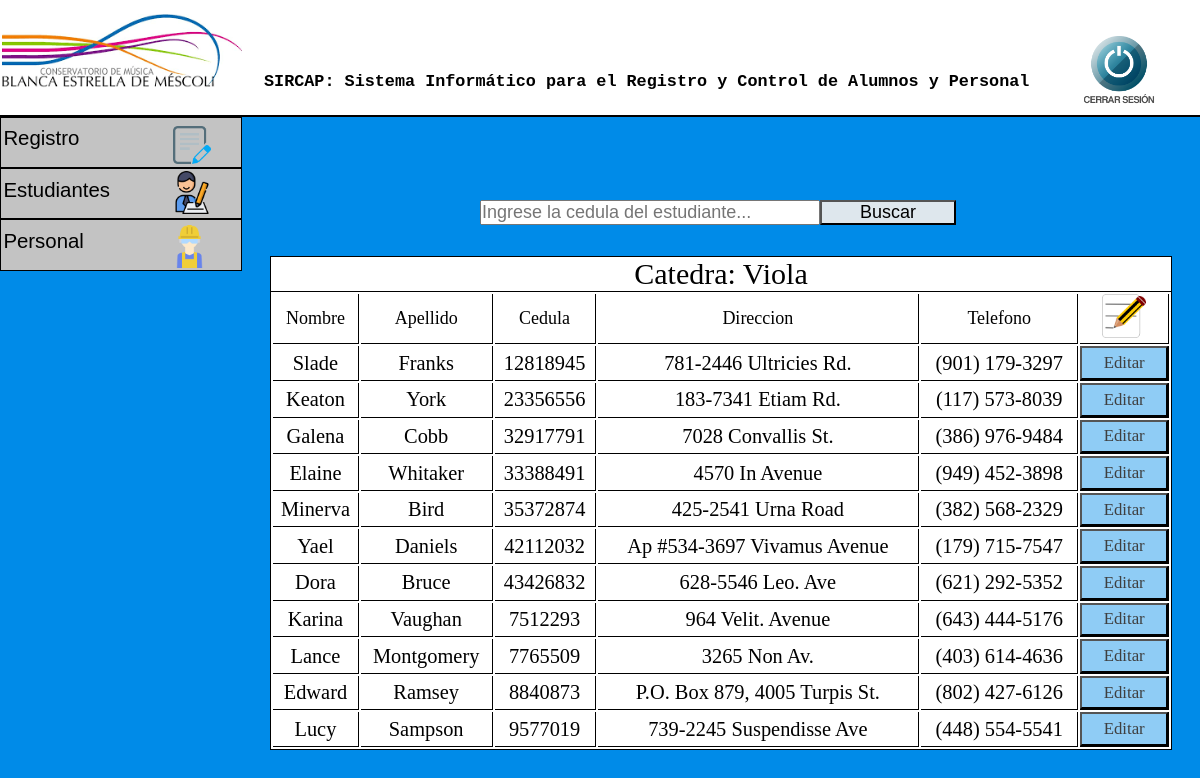
/usuario/gestion_de_estudiantes/catedraViola.php (signed in), run on the app's committed database.
### tables this page shows
CREATE TABLE `estudiantes` (
  `nombre` varchar(20) NOT NULL,
  `apellido` varchar(20) NOT NULL,
  `cedula` varchar(10) NOT NULL,
  `direccion` varchar(40) NOT NULL,
  `telefono` varchar(20) NOT NULL,
  `catedra` varchar(1) NOT NULL,
  `agrupacion` varchar(1) NOT NULL,
  `formacion` varchar(1) NOT NULL
);

### usuario/gestion_de_estudiantes/catedraViola.php (the view, shortened to what this page needs)
<?php
  include '../../php/conexion.php';
$sql="SELECT nombre,apellido,cedula,direccion,telefono FROM estudiantes WHERE catedra = 2";
$resultado=$conexion->query($sql);
?>
<!DOCTYPE html>
<html lang="es">
<link rel="stylesheet" type="text/css" href="../../css/index.css">
<head>
</head>
<body>
  <header>
    <h2 class="titulo"> SIRCAP: Sistema Informático para el Registro y Control de Alumnos  y  Personal </h2>
    <img src="../../img/conservatorio logo.png" class="logo">
    <a href="../../php/cierreSesion.php"><img src="../../img/cerrar.png" class="cerrar"></a>
  </header>
  <div id="menu">
    <ul>
      <li><a href="">Registro</a> <img id="registroBasico" src="../../img/registro.png">
      </li>
      <li><a href="">Estudiantes<img id="estudianteBasico" src="../../img/estudiante.png"></a>
      </li>
      <li><a href="">Personal<img id="personalBasico" src="../../img/obrero.png"></a>
      </li>
    </ul>
  </div>
<div>
      <form id="busqueda" method="POST" action="../../php/buscarEstudiante.php" name="busqueda" >
          <input id="barraBusqueda" maxlength="8" placeholder="Ingrese la cedula del estudiante..." name="busqueda" size="30" type="text" />
          <button id="botonBusqueda" type="submit" onclick="validacionBusqueda()">Buscar</button>
      </form>
  </div>
<div class="tablaRegistro">
<table>
    <thead>
      <caption>Catedra: Viola</caption>
          <tr class="tituloTabla">
          <td>Nombre</td>
              <td>Apellido</td>
              <td>Cedula</td>
              <td>Direccion</td>
              <td>Telefono</td>
              <td class="columnaImagen"><img id="editarRegistro" src="../../img/editar.png"></td>
          </tr>
    </thead>
    <tbody>
        <?php
        while ($row=$resultado->fetch_assoc()) {
            ?>
            <tr>
                <td><?php echo $row['nombre'];?></td>
                <td><?php echo $row['apellido'];?></td>
                <td><?php echo $row['cedula'];?></td>
                <td><?php echo $row['direccion'];?></td>
                <td><?php echo $row['telefono'];?></td>
                <td>
                    <form method="POST" action="../../php/editarEstudiante.php">
                        <button type="submit"> Editar <input type="hidden" name="cedula" value="<?php echo $row['cedula']?>"> </button>
                    </form>
                </td>
            </tr>
        <?php
        }
        ?>
    </tbody>
</table>
  </div>
</body>
</html>

### css/index.css (style rules this page uses)
* { margin: 0; padding: 0; }
body { background-color: #008BE8; }
.titulo { font-family: Courier, monospace; font-size: 1.4vw; position: absolute; left: 22%; top: 9%; }
.logo { width: 20%; margin-left: 0.2%; }
header { background-color: white; border-bottom: 2px solid; }
.cerrar { position: absolute; left: 90%; top: 4.5%; width: 6.5%; }
#menu ul, li { list-style: none; margin: 0; padding: 0; }
#menu ul { position: relative; z-index: 597; float: left; }
#menu ul li { float: left; min-height: 1px; line-height: 1em; vertical-align: middle; }
#menu ul li { float: none; }
#menu { width: 20%; }
#menu span, #menu a { display: inline-block; font-family: Arial, Helvetica, sans-serif; font-size: 1.7vw; text-decoration: none; }
#menu:after, #menu ul:after { content: ''; display: block; clear: both; }
#menu ul, #menu li { width: 100%; }
#menu li { background: #C3C3C3; border: 1px solid black; }
#menu a { color: black; line-height: 160%; padding: 2% 15% 5% 1%; width: 25%; }
#registroBasico { width: 16%; position: absolute; left: 72%; top: 6%; }
#estudianteBasico { width: 18%; position: absolute; left: 71%; top: 35%; }
#personalBasico { width: 18%; position: absolute; left: 70%; top: 70%; }
#busqueda { position: absolute; left: 40%; top: 25%; }
#barraBusqueda { font-size: 1.5vw; }
#botonBusqueda { font-size: 1.5vw; position: absolute; width: 40%; background-color: #DEE7ED; }
.tablaRegistro { position: absolute; left: 22.5%; top: 32%; background-color: white; border:1px solid black; width: 75%; }
table { width: 100%; height: 15em; }
.tablaRegistro caption { font-size: 2.5vw; text-align: center; border-bottom: 1px solid black }
.tablaRegistro td { border-bottom: 1px solid black; text-align: center; font-size: 1.7vw; border-right: 1px solid black; height: 1.5em; }
.tituloTabla td { font-size: 1.5vw; text-align: center; border-bottom: 1px solid black; border-right: 1px solid black; }
.columnaImagen { width: 10%; }
#editarRegistro { width: 50%; }
table form button { font-size: 1.4vw; width: 100%; color: #3F3F3F; height: 2em; background-color: #008BE870; font-family: 'Arial Black'; }

### data on the page
estudiantes: nombre "Slade", apellido "Franks", cedula "12818945", direccion "781-2446 Ultricies Rd.", telefono "(901) 179-3297"
estudiantes: nombre "Keaton", apellido "York", cedula "23356556", direccion "183-7341 Etiam Rd.", telefono "(117) 573-8039"
estudiantes: nombre "Galena", apellido "Cobb", cedula "32917791", direccion "7028 Convallis St.", telefono "(386) 976-9484"
estudiantes: nombre "Elaine", apellido "Whitaker", cedula "33388491", direccion "4570 In Avenue", telefono "(949) 452-3898"
estudiantes: nombre "Minerva", apellido "Bird", cedula "35372874", direccion "425-2541 Urna Road", telefono "(382) 568-2329"
estudiantes: nombre "Yael", apellido "Daniels", cedula "42112032", direccion "Ap #534-3697 Vivamus Avenue", telefono "(179) 715-7547"
estudiantes: nombre "Dora", apellido "Bruce", cedula "43426832", direccion "628-5546 Leo. Ave", telefono "(621) 292-5352"
estudiantes: nombre "Karina", apellido "Vaughan", cedula "7512293", direccion "964 Velit. Avenue", telefono "(643) 444-5176"
estudiantes: nombre "Lance", apellido "Montgomery", cedula "7765509", direccion "3265 Non Av.", telefono "(403) 614-4636"
estudiantes: nombre "Edward", apellido "Ramsey", cedula "8840873", direccion "P.O. Box 879, 4005 Turpis St.", telefono "(802) 427-6126"
estudiantes: nombre "Lucy", apellido "Sampson", cedula "9577019", direccion "739-2245 Suspendisse Ave", telefono "(448) 554-5541"
